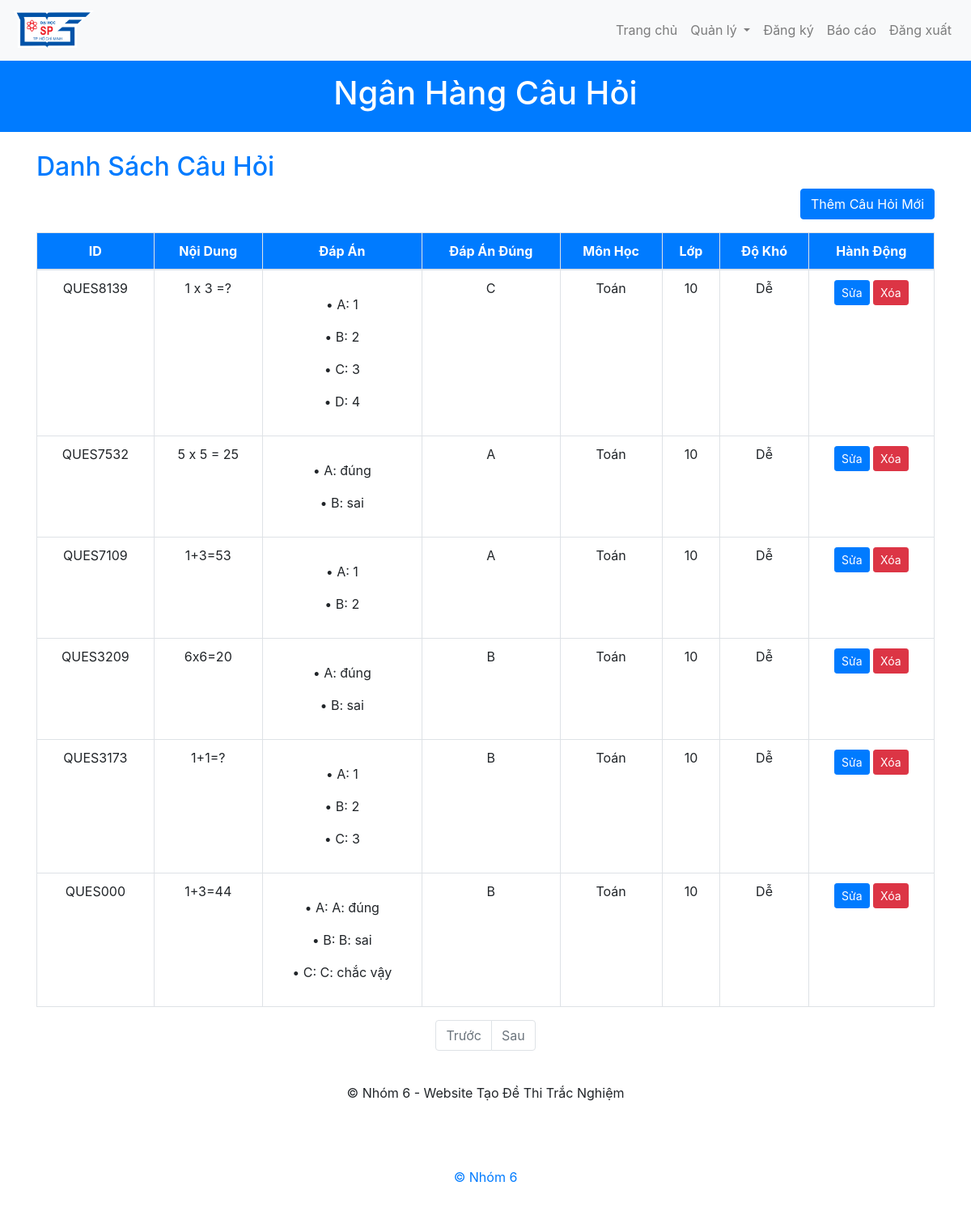
The app's page /PageAdmin/PQuesManagement.php with its own data.
### tables this page shows
CREATE TABLE `questions` (
  `QuesId` varchar(10) NOT NULL,
  `QuesTitle` text NOT NULL,
  `Difficult` varchar(100) DEFAULT NULL,
  `Answer1` text DEFAULT NULL,
  `Answer2` text DEFAULT NULL,
  `Answer3` text DEFAULT NULL,
  `Answer4` text DEFAULT NULL,
  `Correct` varchar(10) DEFAULT NULL,
  `Class` int(11) DEFAULT NULL,
  `Subject` varchar(100) DEFAULT NULL
);

### PageAdmin/PQuesManagement.php (the view, shortened to what this page needs)
<?php
include('../template/Tmenubar.php');
   $limit = 15;
 $page = isset($_GET['page']) ? (int)$_GET['page'] : 1;
 $offset = ($page - 1) * $limit;
 $sqlCount = "SELECT count(*) AS total FROM Questions";
   $count = $conn->query($sqlCount);
 $totalPages = 1;
  if ($count && $count->num_rows > 0) {
  $row = $count->fetch_assoc();
     $totalPages = ceil((int)$row["total"] / $limit);
} else{
         error_log('No value of database when calling database to list pages or connection issue');
     }
     $sql = "SELECT * from Questions ORDER by QuesId DESC LIMIT $limit OFFSET $offset";
     $result = $conn->query($sql);
     ?>
<!DOCTYPE html>
<html lang="en">
<head>
        <link rel="stylesheet" href="https://maxcdn.bootstrapcdn.com/bootstrap/4.5.2/css/bootstrap.min.css">
  </head>
 <body>
    <header class="bg-primary text-white text-center py-3">
         <h1>Ngân Hàng Câu Hỏi</h1>
    </header>
        <div class="container mt-4">
         <h2 class="text-primary">Danh Sách Câu Hỏi</h2>
        <div class="add-question text-right mb-3">
           <button class="btn btn-primary" onclick="toggleForm()">Thêm Câu Hỏi Mới</button>
        </div>
      <table class="table question-table table-bordered" id="question-table">
            <thead class="bg-primary text-white">
                <tr>
                    <th>ID</th>
                    <th>Nội Dung</th>
                    <th>Đáp Án</th>
                    <th>Đáp Án Đúng</th>
                    <th>Môn Học</th>
                    <th>Lớp</th>
                    <th>Độ Khó</th>
                    <th>Hành Động</th>
                </tr>
            </thead>
        <tbody>
        <?php if ($result && $result->num_rows > 0): ?>
            <?php while ($row = $result->fetch_assoc()): ?>
                <tr>
                    <td><?php echo htmlspecialchars($row["QuesId"]); ?></td>
                    <td><?php echo htmlspecialchars($row["QuesTitle"]); ?></td>
                    <td class="answer-list">
                        • A: <?php echo htmlspecialchars($row["Answer1"]); ?><br>
                        • B: <?php echo htmlspecialchars($row["Answer2"]); ?><br>
                        <?php if (isset($row['Answer3']) && !empty($row['Answer3'])): ?>
                            • C: <?php echo htmlspecialchars($row["Answer3"]); ?><br>
                        <?php endif; ?>
                        <?php if (isset($row["Answer4"]) && !empty($row["Answer4"])): ?>
                            • D: <?php echo htmlspecialchars($row["Answer4"]); ?><br>
                        <?php endif; ?>
                    </td>
                    <td><?php echo ['A', 'B', 'C', 'D'][$row["Correct"] - 1]; ?></td>
                    <td><?php echo htmlspecialchars($row["Subject"]); ?></td>
                    <td><?php echo htmlspecialchars($row["Class"]); ?></td>
                    <td><?php echo htmlspecialchars($row["Difficult"]); ?></td>
                    <td>
                        <div class="action-buttons">
                            <button class="btn btn-sm btn-primary edit-btn" onclick="editQuestion(this)">Sửa</button>
                            <button class="btn btn-sm btn-danger delete-btn" onclick="deleteQuestion(this)">Xóa</button>
                        </div>
                    </td>
                </tr>
            <?php endwhile; ?>
        <?php else: ?>
            <tr>
                <td colspan="8" style="text-align:center">Không có dữ liệu từ danh sách</td>
            </tr>
        <?php endif; ?>
        </tbody>
    </table>
    <nav aria-label="Page navigation example">
        <ul class="pagination justify-content-center">
            <?php if ($page > 1): ?>
                <li class="page-item">
                    <a class="page-link" href="<?php echo $_SERVER['PHP_SELF'] . '?page=' . ($page - 1) ?>" aria-label="Previous">
                        <span aria-hidden="true"> Trước </span>
                    </a>
                </li>
            <?php else: ?>
                <li class="page-item disabled">
                    <span class="page-link"> Trước </span>
                </li>
            <?php endif; ?>
            <?php if ($page < $totalPages): ?>
                <li class="page-item">
                    <a class="page-link" href="<?php echo $_SERVER['PHP_SELF'] . '?page=' . ($page + 1) ?>" aria-label="Next">
                        <span aria-hidden="true"> Sau </span>
                    </a>
                </li>
            <?php else: ?>
                <li class="page-item disabled">
                    <span class="page-link"> Sau </span>
                </li>
            <?php endif; ?>
        </ul>
    </nav>
    <footer class="text-center py-4">
        <p>© Nhóm 6 - Website Tạo Đề Thi Trắc Nghiệm</p>
    </footer>
    </div>
</body>
</html>
<?php
include('../template/Tfooter.php');
?>

### PageAdmin/PQuesManagement.php (style rules this page uses)
.answer-list { white-space: pre-line; }
tr { text-align: center; }

### records on screen
questions: QuesId "QUES8139", QuesTitle "1 x 3 =?", Answer1 "1", Answer2 "2", Answer3 "3", Answer4 "4", Correct "C", Subject "Toán", Class "10", Difficult "Dễ"
questions: QuesId "QUES7532", QuesTitle "5 x 5 = 25", Answer1 "đúng", Answer2 "sai", Correct "A", Subject "Toán", Class "10", Difficult "Dễ"
questions: QuesId "QUES7109", QuesTitle "1+3=53", Answer1 "1", Answer2 "2", Correct "A", Subject "Toán", Class "10", Difficult "Dễ"
questions: QuesId "QUES3209", QuesTitle "6x6=20", Answer1 "đúng", Answer2 "sai", Correct "B", Subject "Toán", Class "10", Difficult "Dễ"
questions: QuesId "QUES3173", QuesTitle "1+1=?", Answer1 "1", Answer2 "2", Answer3 "3", Correct "B", Subject "Toán", Class "10", Difficult "Dễ"
questions: QuesId "QUES000", QuesTitle "1+3=44", Answer1 "A: đúng", Answer2 "B: sai", Answer3 "C: chắc vậy", Correct "B", Subject "Toán", Class "10", Difficult "Dễ"
